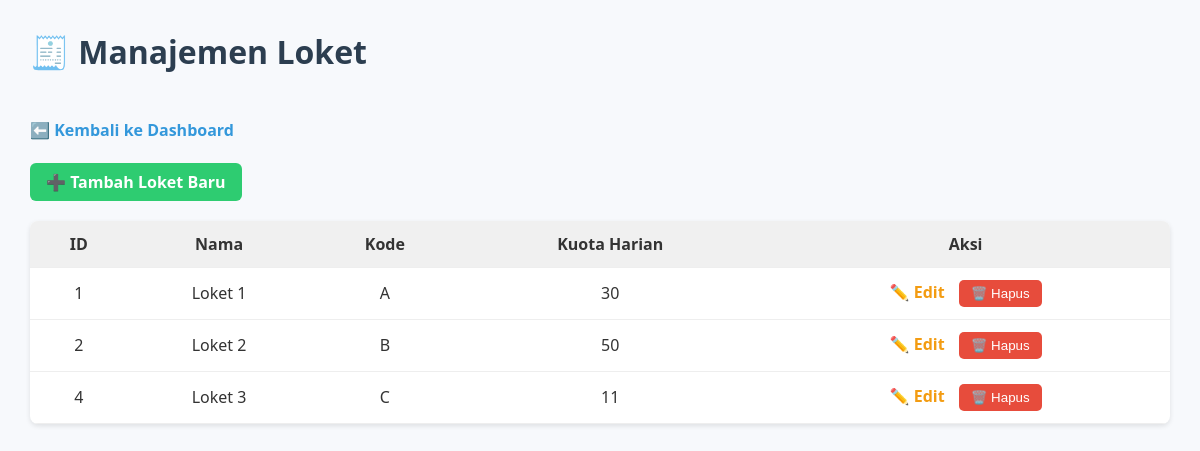
The app's page /admin/loket (signed in) with its own data.
### tables this page shows
CREATE TABLE loket (
    id INTEGER PRIMARY KEY AUTOINCREMENT,
    nama TEXT NOT NULL,
    kode TEXT NOT NULL
, kuota_harian INTEGER DEFAULT 50);

### app.py (the view)
@app.route('/admin/loket')
def admin_loket():
    if 'user_id' not in session or session.get('role') != 'admin':
        return redirect(url_for('login'))
    conn = get_db_connection()
    loket_list = conn.execute("SELECT * FROM loket").fetchall()
    conn.close()
    return render_template('admin_loket.html', loket_list=loket_list)

### app.py (called while the page is built)
def get_db_connection():
    conn = sqlite3.connect('database.db')
    conn.row_factory = sqlite3.Row
    return conn

### templates/admin_loket.html (shortened to what this page needs)
<!DOCTYPE html>
<html>
<head>
</head>
<body>
    <h1>🧾 Manajemen Loket</h1>
    <a href="{{ url_for('admin_dashboard') }}" class="back-link">⬅️ Kembali ke Dashboard</a>
    <a href="{{ url_for('tambah_loket') }}" class="tambah-button">➕ Tambah Loket Baru</a>
    <table>
        <thead>
            <tr>
                <th>ID</th>
                <th>Nama</th>
                <th>Kode</th>
                <th>Kuota Harian</th>
                <th>Aksi</th>
            </tr>
        </thead>
        <tbody>
            {% for loket in loket_list %}
            <tr>
                <td>{{ loket.id }}</td>
                <td>{{ loket.nama }}</td>
                <td>{{ loket.kode }}</td>
                <td>{{ loket.kuota_harian }}</td>
                <td>
                    <a href="{{ url_for('edit_loket', id=loket.id) }}" class="edit-link">✏️ Edit</a>
                    <form method="POST" action="{{ url_for('hapus_loket', id=loket.id) }}" onsubmit="return confirm('Yakin ingin menghapus loket ini?');" style="display:inline;">
                        <button type="submit">🗑️ Hapus</button>
                    </form>
                </td>
            </tr>
            {% else %}
            <tr>
                <td colspan="5">Belum ada data loket</td>
            </tr>
            {% endfor %}
        </tbody>
    </table>
</body>
</html>

### templates/admin_loket.html (style rules this page uses)
body { font-family: 'Segoe UI', sans-serif; background-color: #f7f9fc; margin: 30px; color: #333; }
h1 { color: #2c3e50; }
a { text-decoration: none; color: #3498db; font-weight: bold; }
.tambah-button { display: inline-block; margin-bottom: 20px; padding: 8px 16px; background-color: #2ecc71; color: white; border-radius: 6px; }
table { width: 100%; border-collapse: collapse; background-color: #fff; border-radius: 8px; overflow: hidden; box-shadow: 0 2px 5px rgba(0,0,0,0.1); }
th, td { padding: 12px; text-align: center; border-bottom: 1px solid #eee; }
th { background-color: #f0f0f0; }
td form { display: inline; }
button { padding: 6px 12px; border: none; background-color: #e74c3c; color: white; border-radius: 5px; cursor: pointer; }
.edit-link { margin-right: 10px; color: #f39c12; }
.back-link { display: inline-block; margin-top: 25px; text-decoration: none; color: #3498db; }

### records on screen
loket: id "1", nama "Loket 1", kode "A", kuota_harian "30"
loket: id "2", nama "Loket 2", kode "B", kuota_harian "50"
loket: id "4", nama "Loket 3", kode "C", kuota_harian "11"
